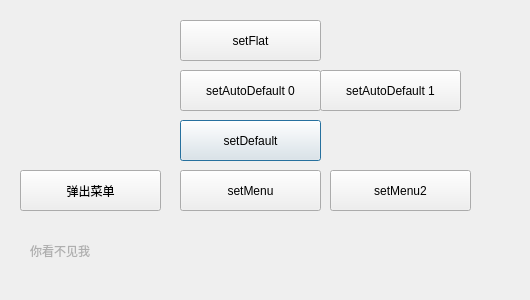
<?xml version="1.0" encoding="UTF-8"?>
<ui version="4.0">
 <class>DialogFunctionPushButton</class>
 <widget class="QDialog" name="DialogFunctionPushButton">
  <property name="geometry">
   <rect>
    <x>0</x>
    <y>0</y>
    <width>530</width>
    <height>300</height>
   </rect>
  </property>
  <property name="windowTitle">
   <string>Dialog</string>
  </property>
  <widget class="QPushButton" name="pushButton">
   <property name="geometry">
    <rect>
     <x>180</x>
     <y>20</y>
     <width>141</width>
     <height>41</height>
    </rect>
   </property>
   <property name="text">
    <string>setFlat</string>
   </property>
   <property name="default">
    <bool>false</bool>
   </property>
  </widget>
  <widget class="QPushButton" name="pushButton_2">
   <property name="geometry">
    <rect>
     <x>180</x>
     <y>70</y>
     <width>141</width>
     <height>41</height>
    </rect>
   </property>
   <property name="text">
    <string>setAutoDefault 0</string>
   </property>
  </widget>
  <widget class="QPushButton" name="pushButton_3">
   <property name="geometry">
    <rect>
     <x>180</x>
     <y>120</y>
     <width>141</width>
     <height>41</height>
    </rect>
   </property>
   <property name="text">
    <string>setDefault</string>
   </property>
   <property name="default">
    <bool>true</bool>
   </property>
  </widget>
  <widget class="QPushButton" name="pushButton_4">
   <property name="geometry">
    <rect>
     <x>180</x>
     <y>170</y>
     <width>141</width>
     <height>41</height>
    </rect>
   </property>
   <property name="styleSheet">
    <string notr="true"/>
   </property>
   <property name="text">
    <string>setMenu</string>
   </property>
   <property name="autoDefault">
    <bool>false</bool>
   </property>
  </widget>
  <widget class="QPushButton" name="pushButton_5">
   <property name="geometry">
    <rect>
     <x>320</x>
     <y>70</y>
     <width>141</width>
     <height>41</height>
    </rect>
   </property>
   <property name="text">
    <string>setAutoDefault 1</string>
   </property>
  </widget>
  <widget class="QLabel" name="label">
   <property name="geometry">
    <rect>
     <x>30</x>
     <y>230</y>
     <width>241</width>
     <height>41</height>
    </rect>
   </property>
   <property name="styleSheet">
    <string notr="true">color: rgb(175, 175, 175);</string>
   </property>
   <property name="text">
    <string>你看不见我</string>
   </property>
  </widget>
  <widget class="QPushButton" name="pushButton_6">
   <property name="geometry">
    <rect>
     <x>330</x>
     <y>170</y>
     <width>141</width>
     <height>41</height>
    </rect>
   </property>
   <property name="styleSheet">
    <string notr="true">QPushButton::menu-indicator{image:none;}</string>
   </property>
   <property name="text">
    <string>setMenu2</string>
   </property>
   <property name="autoDefault">
    <bool>false</bool>
   </property>
  </widget>
  <widget class="QPushButton" name="pushButton_7">
   <property name="geometry">
    <rect>
     <x>20</x>
     <y>170</y>
     <width>141</width>
     <height>41</height>
    </rect>
   </property>
   <property name="text">
    <string>弹出菜单</string>
   </property>
  </widget>
 </widget>
 <resources/>
 <connections/>
</ui>
